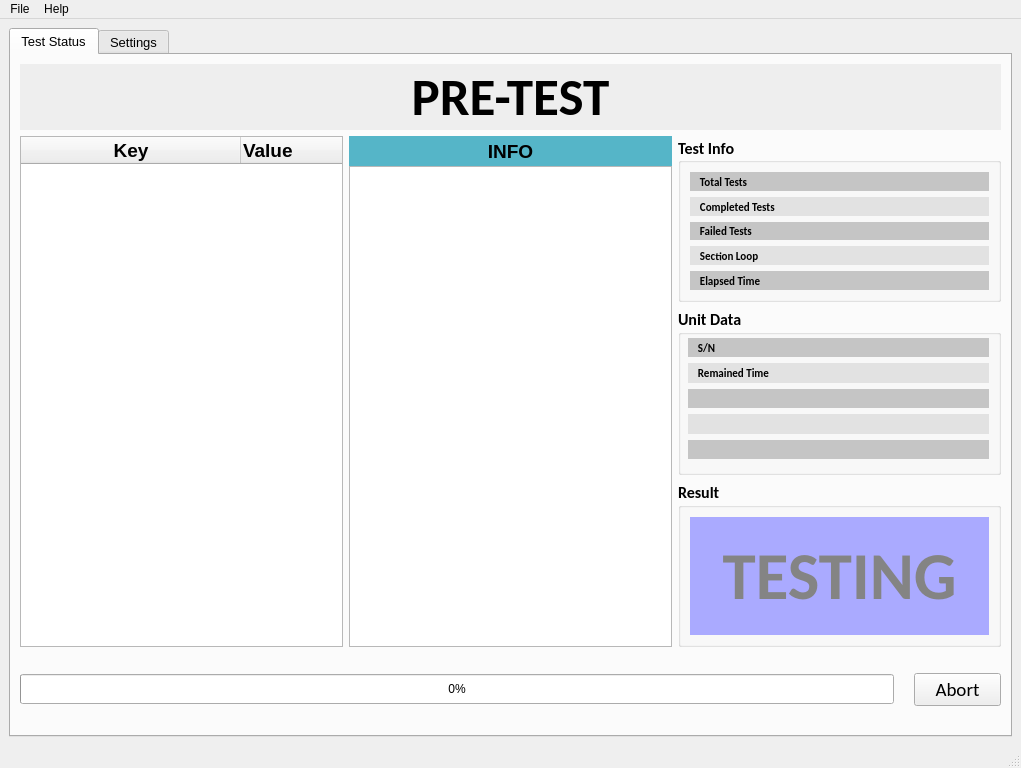
<?xml version="1.0" encoding="UTF-8"?>
<ui version="4.0">
 <class>MainWindow</class>
 <widget class="QMainWindow" name="MainWindow">
  <property name="geometry">
   <rect>
    <x>0</x>
    <y>0</y>
    <width>1021</width>
    <height>768</height>
   </rect>
  </property>
  <property name="windowTitle">
   <string>FDS Runner</string>
  </property>
  <widget class="QWidget" name="centralwidget">
   <layout class="QGridLayout" name="gridLayout">
    <item row="0" column="0">
     <widget class="QTabWidget" name="tabWidget">
      <property name="font">
       <font>
        <pointsize>10</pointsize>
       </font>
      </property>
      <property name="currentIndex">
       <number>0</number>
      </property>
      <widget class="QWidget" name="tab">
       <attribute name="title">
        <string>Test Status</string>
       </attribute>
       <layout class="QGridLayout" name="gridLayout_2">
        <item row="0" column="0">
         <layout class="QHBoxLayout" name="horizontalLayout" stretch="0">
          <property name="spacing">
           <number>1</number>
          </property>
          <property name="sizeConstraint">
           <enum>QLayout::SetDefaultConstraint</enum>
          </property>
          <item>
           <widget class="QLabel" name="label">
            <property name="minimumSize">
             <size>
              <width>0</width>
              <height>0</height>
             </size>
            </property>
            <property name="sizeIncrement">
             <size>
              <width>0</width>
              <height>0</height>
             </size>
            </property>
            <property name="baseSize">
             <size>
              <width>0</width>
              <height>0</height>
             </size>
            </property>
            <property name="font">
             <font>
              <family>Calibri</family>
              <pointsize>40</pointsize>
              <weight>75</weight>
              <italic>false</italic>
              <bold>true</bold>
              <strikeout>false</strikeout>
             </font>
            </property>
            <property name="styleSheet">
             <string notr="true">background-color: rgb(238, 238, 238);</string>
            </property>
            <property name="text">
             <string>PRE-TEST</string>
            </property>
            <property name="alignment">
             <set>Qt::AlignCenter</set>
            </property>
           </widget>
          </item>
         </layout>
        </item>
        <item row="1" column="0">
         <layout class="QHBoxLayout" name="horizontalLayout_4" stretch="1,1,1">
          <property name="topMargin">
           <number>0</number>
          </property>
          <item>
           <widget class="QTreeWidget" name="treeWidget">
            <attribute name="headerCascadingSectionResizes">
             <bool>true</bool>
            </attribute>
            <attribute name="headerMinimumSectionSize">
             <number>0</number>
            </attribute>
            <attribute name="headerDefaultSectionSize">
             <number>220</number>
            </attribute>
            <attribute name="headerHighlightSections">
             <bool>false</bool>
            </attribute>
            <column>
             <property name="text">
              <string>Key</string>
             </property>
             <property name="font">
              <font>
               <pointsize>14</pointsize>
               <weight>75</weight>
               <bold>true</bold>
               <stylestrategy>PreferDefault</stylestrategy>
              </font>
             </property>
             <property name="textAlignment">
              <set>AlignCenter</set>
             </property>
             <property name="background">
              <color>
               <red>85</red>
               <green>181</green>
               <blue>200</blue>
              </color>
             </property>
             <property name="foreground">
              <brush brushstyle="SolidPattern">
               <color alpha="255">
                <red>0</red>
                <green>0</green>
                <blue>0</blue>
               </color>
              </brush>
             </property>
            </column>
            <column>
             <property name="text">
              <string>Value</string>
             </property>
             <property name="font">
              <font>
               <pointsize>14</pointsize>
               <weight>75</weight>
               <bold>true</bold>
               <stylestrategy>PreferDefault</stylestrategy>
              </font>
             </property>
             <property name="textAlignment">
              <set>AlignLeading|AlignVCenter</set>
             </property>
             <property name="background">
              <color>
               <red>85</red>
               <green>181</green>
               <blue>200</blue>
              </color>
             </property>
             <property name="foreground">
              <brush brushstyle="SolidPattern">
               <color alpha="255">
                <red>0</red>
                <green>0</green>
                <blue>0</blue>
               </color>
              </brush>
             </property>
            </column>
           </widget>
          </item>
          <item>
           <layout class="QVBoxLayout" name="verticalLayout_2">
            <property name="spacing">
             <number>0</number>
            </property>
            <item>
             <widget class="QLabel" name="label_3">
              <property name="minimumSize">
               <size>
                <width>0</width>
                <height>30</height>
               </size>
              </property>
              <property name="font">
               <font>
                <pointsize>14</pointsize>
                <weight>75</weight>
                <bold>true</bold>
               </font>
              </property>
              <property name="styleSheet">
               <string notr="true">background-color: rgb(85, 181, 200);</string>
              </property>
              <property name="text">
               <string>INFO</string>
              </property>
              <property name="alignment">
               <set>Qt::AlignCenter</set>
              </property>
             </widget>
            </item>
            <item>
             <widget class="QTextEdit" name="textEdit">
              <property name="font">
               <font>
                <pointsize>10</pointsize>
               </font>
              </property>
              <property name="styleSheet">
               <string notr="true"/>
              </property>
             </widget>
            </item>
           </layout>
          </item>
          <item>
           <layout class="QVBoxLayout" name="verticalLayout_6">
            <item>
             <widget class="QGroupBox" name="groupBox_3">
              <property name="font">
               <font>
                <family>Calibri</family>
                <pointsize>12</pointsize>
                <weight>75</weight>
                <bold>true</bold>
               </font>
              </property>
              <property name="title">
               <string>Test Info</string>
              </property>
              <property name="alignment">
               <set>Qt::AlignLeading|Qt::AlignLeft|Qt::AlignVCenter</set>
              </property>
              <layout class="QVBoxLayout" name="verticalLayout_5">
               <item>
                <layout class="QVBoxLayout" name="verticalLayout_3" stretch="0,0,0,0,0">
                 <item>
                  <widget class="QLabel" name="Lab_TotalTests">
                   <property name="font">
                    <font>
                     <pointsize>8</pointsize>
                    </font>
                   </property>
                   <property name="styleSheet">
                    <string notr="true">background-color: rgb(197, 197, 197);</string>
                   </property>
                   <property name="text">
                    <string>    Total Tests</string>
                   </property>
                  </widget>
                 </item>
                 <item>
                  <widget class="QLabel" name="Lab_CompletedTests">
                   <property name="font">
                    <font>
                     <pointsize>8</pointsize>
                    </font>
                   </property>
                   <property name="styleSheet">
                    <string notr="true">background-color: rgb(226, 226, 226);</string>
                   </property>
                   <property name="text">
                    <string>    Completed Tests</string>
                   </property>
                  </widget>
                 </item>
                 <item>
                  <widget class="QLabel" name="Lab_FailedTests">
                   <property name="font">
                    <font>
                     <pointsize>8</pointsize>
                    </font>
                   </property>
                   <property name="styleSheet">
                    <string notr="true">background-color: rgb(197, 197, 197);</string>
                   </property>
                   <property name="text">
                    <string>    Failed Tests</string>
                   </property>
                  </widget>
                 </item>
                 <item>
                  <widget class="QLabel" name="Lab_SectionLoop">
                   <property name="font">
                    <font>
                     <pointsize>8</pointsize>
                    </font>
                   </property>
                   <property name="styleSheet">
                    <string notr="true">background-color: rgb(226, 226, 226);</string>
                   </property>
                   <property name="text">
                    <string>    Section Loop</string>
                   </property>
                  </widget>
                 </item>
                 <item>
                  <widget class="QLabel" name="Lab_ElapsedTime">
                   <property name="font">
                    <font>
                     <pointsize>8</pointsize>
                    </font>
                   </property>
                   <property name="styleSheet">
                    <string notr="true">background-color: rgb(197, 197, 197);</string>
                   </property>
                   <property name="text">
                    <string>    Elapsed Time</string>
                   </property>
                  </widget>
                 </item>
                </layout>
               </item>
              </layout>
             </widget>
            </item>
            <item>
             <widget class="QGroupBox" name="groupBox_2">
              <property name="font">
               <font>
                <family>Calibri</family>
                <pointsize>12</pointsize>
                <weight>75</weight>
                <bold>true</bold>
               </font>
              </property>
              <property name="title">
               <string>Unit Data</string>
              </property>
              <widget class="QWidget" name="layoutWidget">
               <property name="geometry">
                <rect>
                 <x>10</x>
                 <y>30</y>
                 <width>301</width>
                 <height>121</height>
                </rect>
               </property>
               <layout class="QVBoxLayout" name="verticalLayout_4" stretch="0,0,0,0,0">
                <item>
                 <widget class="QLabel" name="Lab_SN">
                  <property name="font">
                   <font>
                    <pointsize>8</pointsize>
                   </font>
                  </property>
                  <property name="styleSheet">
                   <string notr="true">background-color: rgb(197, 197, 197);</string>
                  </property>
                  <property name="text">
                   <string>    S/N</string>
                  </property>
                 </widget>
                </item>
                <item>
                 <widget class="QLabel" name="Lab_RemainedTime">
                  <property name="font">
                   <font>
                    <pointsize>8</pointsize>
                   </font>
                  </property>
                  <property name="styleSheet">
                   <string notr="true">background-color: rgb(226, 226, 226);</string>
                  </property>
                  <property name="text">
                   <string>    Remained Time</string>
                  </property>
                 </widget>
                </item>
                <item>
                 <widget class="QLabel" name="Lab_FailedTests_2">
                  <property name="font">
                   <font>
                    <pointsize>8</pointsize>
                   </font>
                  </property>
                  <property name="styleSheet">
                   <string notr="true">background-color: rgb(197, 197, 197);</string>
                  </property>
                  <property name="text">
                   <string/>
                  </property>
                 </widget>
                </item>
                <item>
                 <widget class="QLabel" name="Lab_SectionLoop_2">
                  <property name="font">
                   <font>
                    <pointsize>8</pointsize>
                   </font>
                  </property>
                  <property name="styleSheet">
                   <string notr="true">background-color: rgb(226, 226, 226);</string>
                  </property>
                  <property name="text">
                   <string/>
                  </property>
                 </widget>
                </item>
                <item>
                 <widget class="QLabel" name="Lab_ElapsedTime_2">
                  <property name="font">
                   <font>
                    <pointsize>8</pointsize>
                   </font>
                  </property>
                  <property name="styleSheet">
                   <string notr="true">background-color: rgb(197, 197, 197);</string>
                  </property>
                  <property name="text">
                   <string/>
                  </property>
                 </widget>
                </item>
               </layout>
              </widget>
             </widget>
            </item>
            <item>
             <widget class="QGroupBox" name="groupBox">
              <property name="font">
               <font>
                <family>Calibri</family>
                <pointsize>12</pointsize>
                <weight>75</weight>
                <bold>true</bold>
               </font>
              </property>
              <property name="title">
               <string>Result</string>
              </property>
              <layout class="QVBoxLayout" name="verticalLayout_7">
               <item>
                <layout class="QVBoxLayout" name="verticalLayout">
                 <item>
                  <widget class="QLabel" name="Lab_Result">
                   <property name="font">
                    <font>
                     <pointsize>50</pointsize>
                    </font>
                   </property>
                   <property name="layoutDirection">
                    <enum>Qt::LeftToRight</enum>
                   </property>
                   <property name="styleSheet">
                    <string notr="true">color: rgb(132, 132, 132);
background-color: rgb(170, 170, 255);</string>
                   </property>
                   <property name="text">
                    <string>TESTING</string>
                   </property>
                   <property name="alignment">
                    <set>Qt::AlignCenter</set>
                   </property>
                  </widget>
                 </item>
                </layout>
               </item>
              </layout>
             </widget>
            </item>
           </layout>
          </item>
         </layout>
        </item>
        <item row="2" column="0">
         <layout class="QHBoxLayout" name="horizontalLayout_2" stretch="20,0,0">
          <property name="spacing">
           <number>6</number>
          </property>
          <property name="topMargin">
           <number>20</number>
          </property>
          <property name="bottomMargin">
           <number>20</number>
          </property>
          <item>
           <widget class="QProgressBar" name="progressBar">
            <property name="styleSheet">
             <string notr="true">QProgressBar{text-align:center;height:30;}</string>
            </property>
            <property name="value">
             <number>0</number>
            </property>
           </widget>
          </item>
          <item>
           <widget class="QLabel" name="label_2">
            <property name="text">
             <string/>
            </property>
           </widget>
          </item>
          <item>
           <widget class="QPushButton" name="btnAbort">
            <property name="minimumSize">
             <size>
              <width>0</width>
              <height>30</height>
             </size>
            </property>
            <property name="font">
             <font>
              <family>Calibri</family>
              <pointsize>14</pointsize>
              <kerning>true</kerning>
             </font>
            </property>
            <property name="text">
             <string>    Abort    </string>
            </property>
           </widget>
          </item>
         </layout>
        </item>
       </layout>
      </widget>
      <widget class="QWidget" name="tab_2">
       <attribute name="title">
        <string>Settings</string>
       </attribute>
      </widget>
     </widget>
    </item>
   </layout>
  </widget>
  <widget class="QMenuBar" name="menubar">
   <property name="geometry">
    <rect>
     <x>0</x>
     <y>0</y>
     <width>1021</width>
     <height>21</height>
    </rect>
   </property>
   <widget class="QMenu" name="menuFile">
    <property name="title">
     <string>File</string>
    </property>
    <addaction name="act_RetestAll"/>
    <addaction name="actionchild2"/>
    <addaction name="actionchild3"/>
    <addaction name="separator"/>
    <addaction name="actionexit"/>
   </widget>
   <widget class="QMenu" name="menuABOUT">
    <property name="title">
     <string>Help</string>
    </property>
    <addaction name="actionhelp"/>
   </widget>
   <addaction name="menuFile"/>
   <addaction name="menuABOUT"/>
  </widget>
  <widget class="QStatusBar" name="statusbar"/>
  <action name="act_RetestAll">
   <property name="text">
    <string>ReTest ALL</string>
   </property>
  </action>
  <action name="actionchild2">
   <property name="text">
    <string>child2</string>
   </property>
  </action>
  <action name="actionchild3">
   <property name="text">
    <string>child3</string>
   </property>
  </action>
  <action name="actionexit">
   <property name="text">
    <string>exit</string>
   </property>
  </action>
  <action name="actionhelp">
   <property name="text">
    <string>About</string>
   </property>
  </action>
 </widget>
 <resources/>
 <connections/>
</ui>
